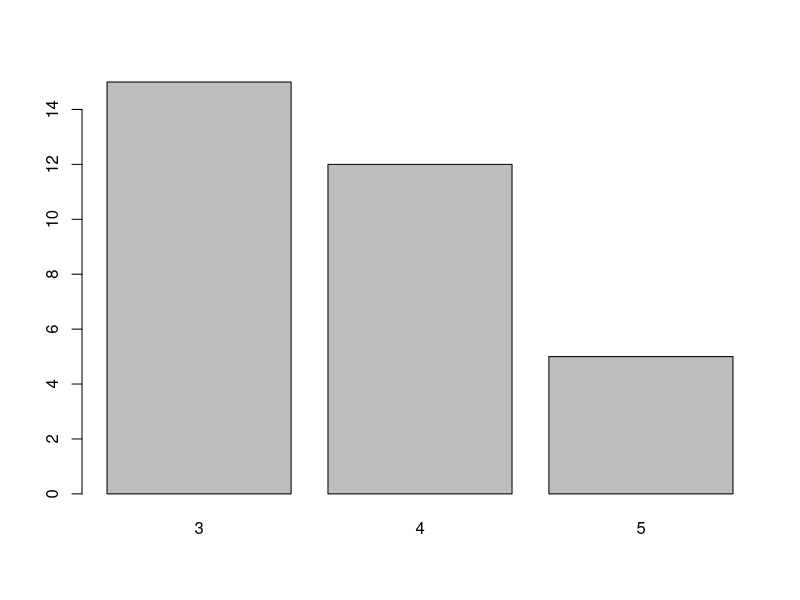
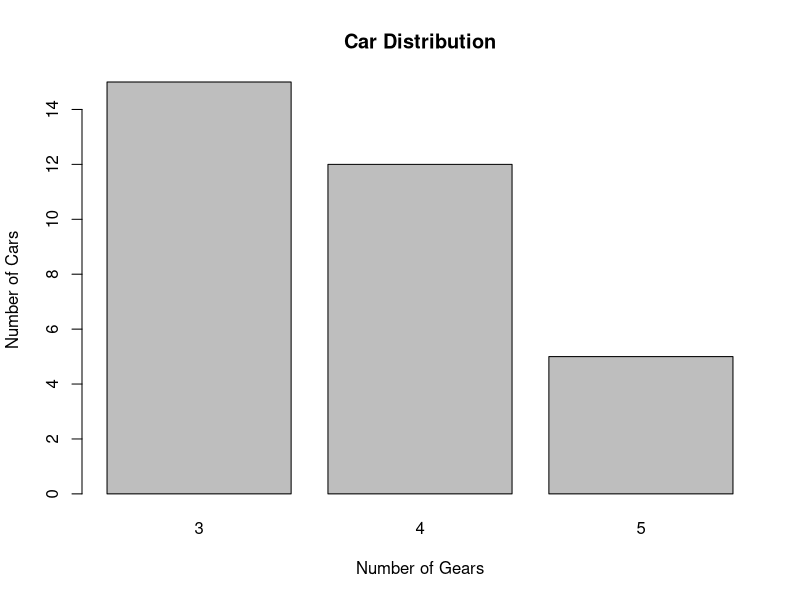
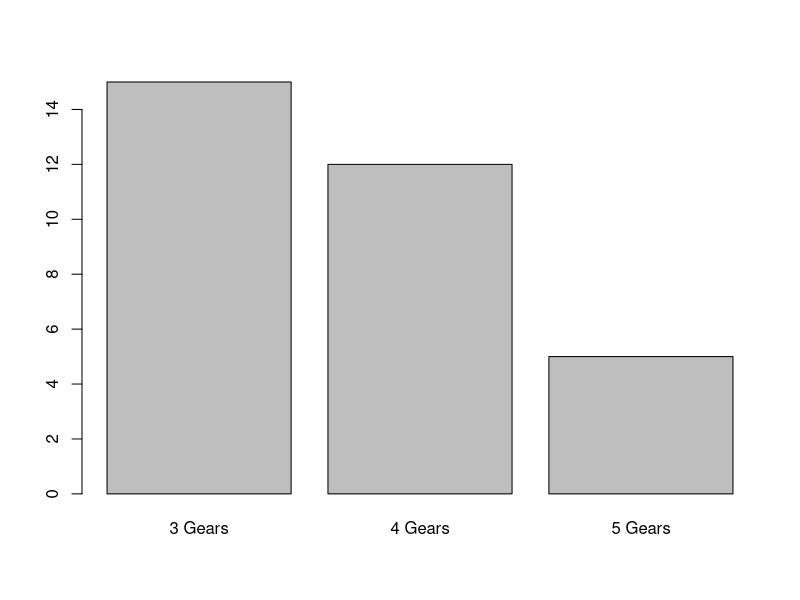
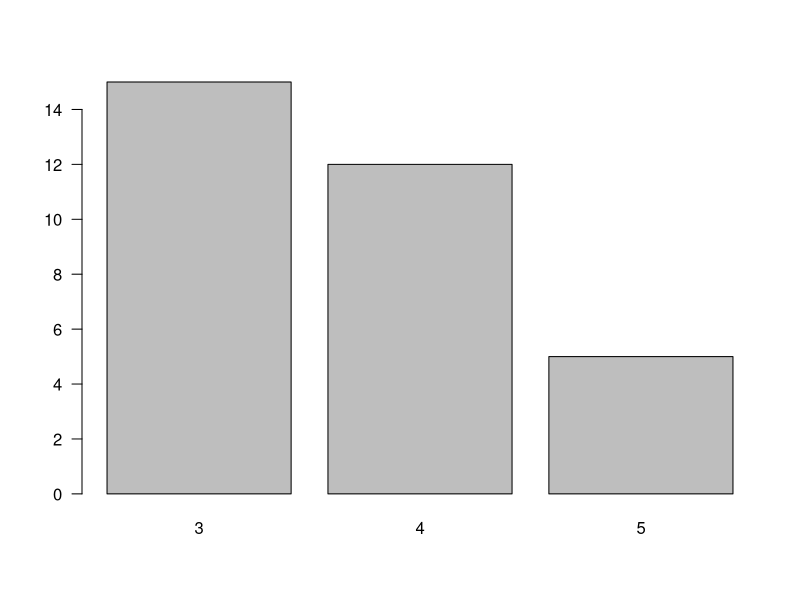
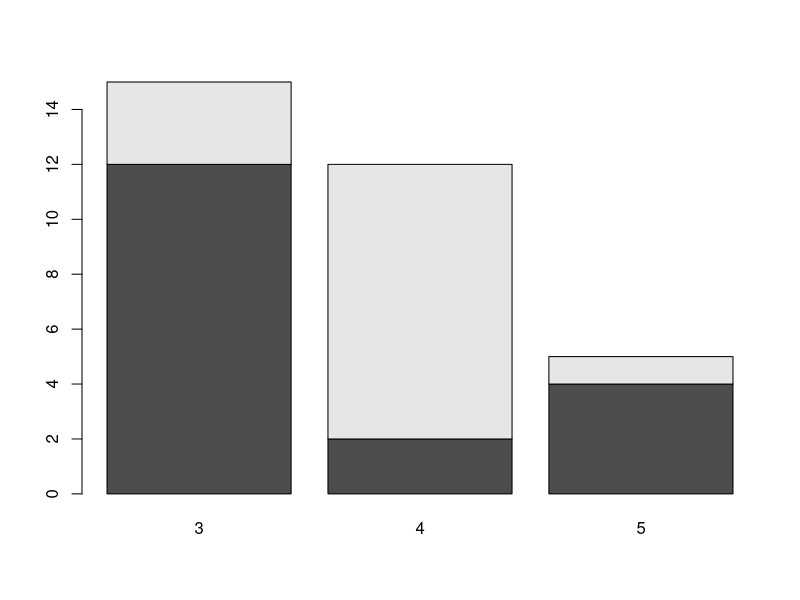
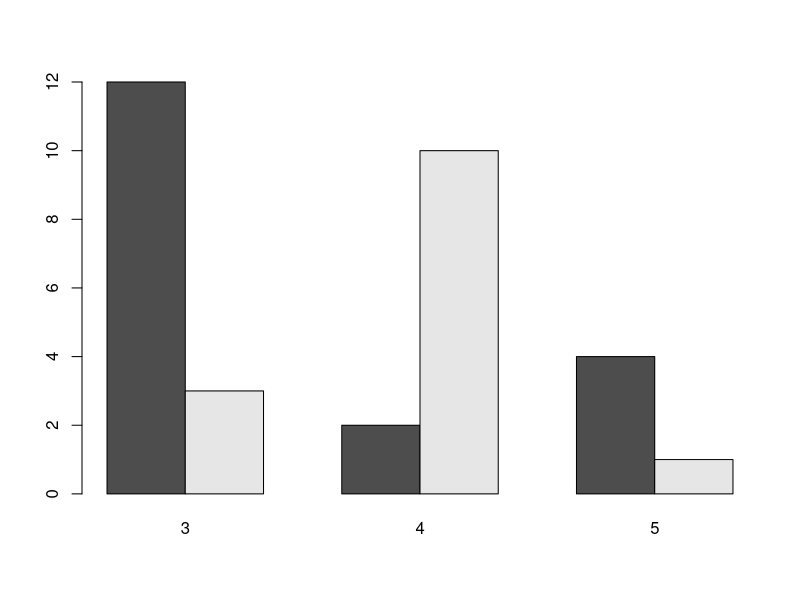
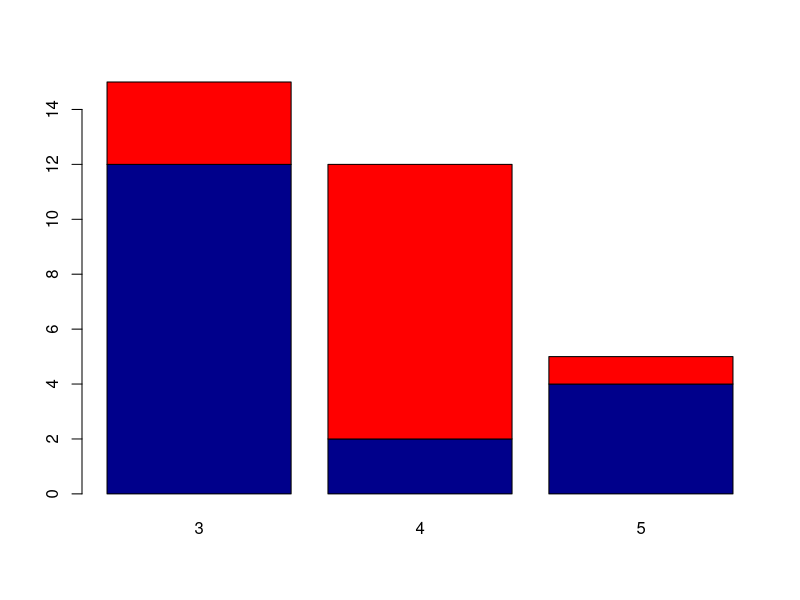
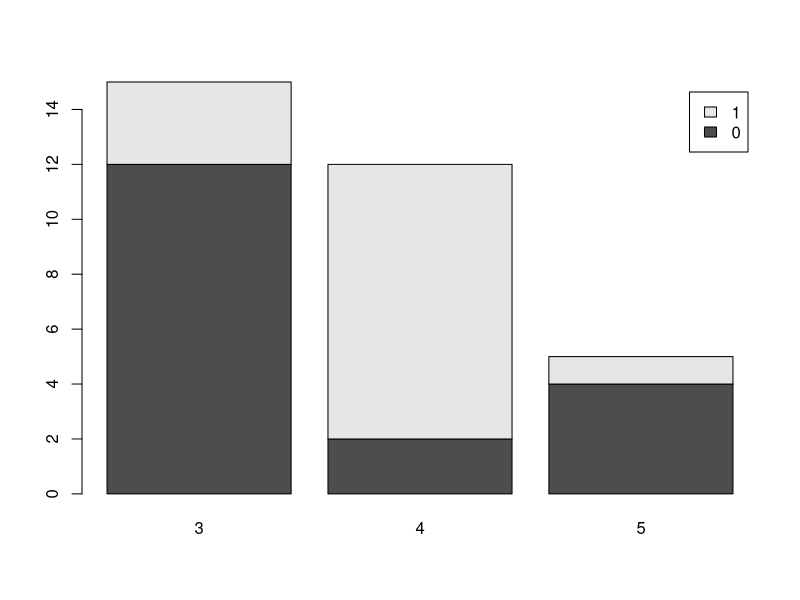

Write R code to recreate these figures, in order.
# Student name: INSERT NAME HERE
# Student ID: INSERT ID HERE
# Date: 2018-11-21
# Exam for B8IT105 Programming for Big Data
# Lecturer Darren Redmond
###############################################################################





#### DELETE NOTES BELOW HERE

## BARPLOTS

# Prepare data
counts <- table(mtcars$gear)
# Simple Bar Plot
barplot(counts)
# Add Labels
barplot(counts,
        main="Car Distribution",
        xlab="Number of Gears",
        ylab='Number of Cars')
# Simple Horizontal Bar Plot with Added Labels
barplot(counts,
        names.arg=c("3 Gears", "4 Gears", "5 Gears")
)
# Rotating the text
barplot(counts,
        las=1 # options are 0 to 3
)
# We need two variables for stacked
counts <- table(mtcars$vs, mtcars$gear)
# Stacked Bar Plot
barplot(counts,
)
# Grouped Barplot
barplot(counts,
        beside=TRUE,
)
# Colors
barplot(counts,
        col=c("darkblue","red"),
)
# Legend
barplot(counts,
        legend = rownames(counts)
)

# Scatter Plots

# Simple Scatterplot. Y ~ X
plot(mtcars$mpg ~ mtcars$wt)

# Add fit lines
abline(lm(mtcars$mpg~mtcars$wt), col="red") # regression line (y~x)
lines(lowess(mtcars$wt, mtcars$mpg), col="blue") # lowess line (x,y)

# Simple Scatterplot changing dots to triangles
plot(mtcars$mpg ~ mtcars$wt, pch=2)

# pch = 0,square
# pch = 1,circle
# pch = 2,triangle point up
# pch = 3,plus
# pch = 4,cross
# pch = 5,diamond
# pch = 6,triangle point down
# pch = 7,square cross
# pch = 8,star
# pch = 9,diamond plus
# pch = 10,circle plus
# pch = 11,triangles up and down
# pch = 12,square plus
# pch = 13,circle cross
# pch = 14,square and triangle down
# pch = 15, filled square
# pch = 16, filled circle
# pch = 17, filled triangle point-up
# pch = 18, filled diamond
# pch = 19, solid circle
# pch = 20,bullet (smaller circle)
# pch = 21, filled circle blue
# pch = 22, filled square blue
# pch = 23, filled diamond blue
# pch = 24, filled triangle point-up blue
# pch = 25, filled triangle point down blue
# Bonus Extra
# pch = "B" # Any single character can be used in quotes
# cex - 2 # This will double the size of the dot
